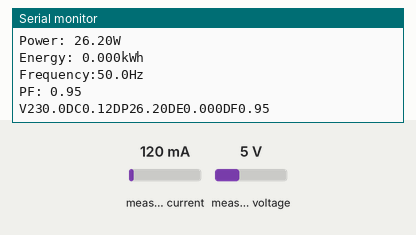
Bench run of a sketch on a simulated Arduino Uno, built with avr-gcc and run on an emulated ATmega328P. Shown: the last lines printed to the serial monitor. The inputs (shaded band) are chosen by the test bench; at power-on: measured current 120 mA, measured voltage 5 V.

Above: at 1.2 s.
1.3 s: measured current set to 40 mA
At 2.7 s:
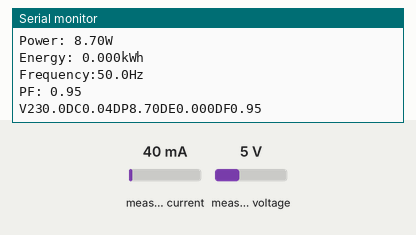
2.8 s: measured voltage set to 0.3 V
4.3 s: measured current set to 500 mA
At 5.9 s:
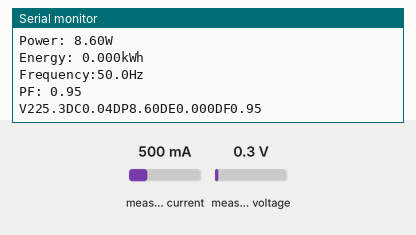
Timing chart, 0 to 7.4 s (numbered marks = the images above; inputs shaded):
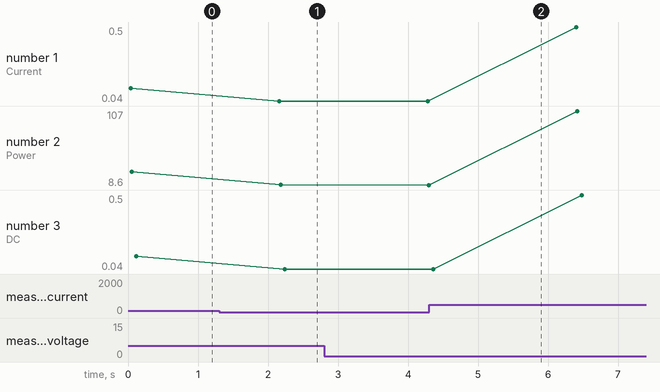

Measured:
- after the input at 1.3 s, the serial monitor: prints a new line after 0.86 s (image 1)
- plotted number 1: 0.12 → 0.04 after the input at 1.3 s, 0.04 → 0.5 after the input at 4.3 s
- plotted number 2: 26.2 → 8.7 after the input at 1.3 s, 8.7 → 8.6 after the input at 2.8 s, 8.6 → 107 after the input at 4.3 s
- plotted number 3: 0.12 → 0.04 after the input at 1.3 s, 0.04 → 0.5 after the input at 4.3 s

The sketch:

AC_Sensor.ino
```cpp
#include <PZEM004Tv30.h>
#include <Wire.h>
#include <SoftwareSerial.h>

PZEM004Tv30 pzem(5,4); // Software Serial pin 8 (RX) & 9 (TX)
SoftwareSerial mySerial(11, 10); // RX, TX

void setup() {
  Serial.begin(9600);
 // pzem.resetEnergy();
  mySerial.begin(9600);

}

void loop() {
  float voltage = pzem.voltage();
  if (voltage != NAN) {
    Serial.print("Voltage: ");
    Serial.print(voltage);
    Serial.println("V");
  } else {
    Serial.println("Error reading voltage");
  }

  float current = pzem.current();
  if (current != NAN) {
    Serial.print("Current: ");
    Serial.print(current);
    Serial.println("A");
  } else {
    Serial.println("Error reading current");
  }

  float power = pzem.power();
  if (current != NAN) {
    Serial.print("Power: ");
    Serial.print(power);
    Serial.println("W");
  } else {
    Serial.println("Error reading power");
  }

  float energy = pzem.energy();
  if (current != NAN) {
    Serial.print("Energy: ");
    Serial.print(energy, 3);
    Serial.println("kWh");

  } else {
    Serial.println("Error reading energy");
  }

  float frequency = pzem.frequency();
  if (current != NAN) {
    Serial.print("Frequency:");
    Serial.print(frequency, 1);
    Serial.println("Hz");
  } else {
    Serial.println("Error reading frequency");
  }

  float pf = pzem.pf();
  if (current != NAN) {
    Serial.print("PF: ");
    Serial.println(pf);
  } else {
    Serial.println("Error reading power factor");
  }
String dataString = "V" + String(voltage, 1) + "D" + "C" + String(current, 2) + "D" + "P" + String(power, 2) + "D" + "E" + String(energy, 3) + "D" + "F" + String(pf, 2);
  Serial.println(dataString);
  mySerial.println(dataString);
  delay(2000);
}
```
